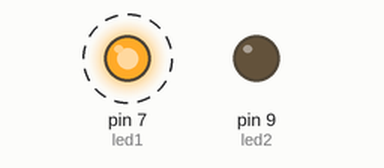
The sketch below on a simulated Arduino Uno, built with avr-gcc and run on an emulated ATmega328P. Shown: output pins drawn as LEDs (lit = HIGH). Dashed ring = blinking.

Above: at 0.12 s.
Timing chart, 0 to 3.0 s (numbered marks = the images above):
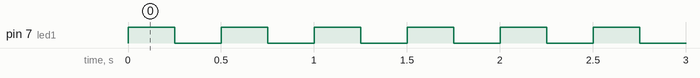

The sketch:

millis_blinker_2Hz.ino
```cpp
int led1 = 7;
int led2 = 9;

int inp1 = 4;

int freq = 2;//Hz
int period = 1000 / freq;//ms

void setup() {
  pinMode(inp1, INPUT_PULLUP);

  pinMode(led1, OUTPUT);
  pinMode(led2, OUTPUT);
}

void loop() {
  if (millis() % period < period / 2) {
    ledOn(led1);
  } else {
    ledOff(led1);
  }
}

void ledOn(int ledID) {
  digitalWrite(ledID, HIGH);
}

void ledOff(int ledID) {
  digitalWrite(ledID, LOW);
}
```

Measured:
- by itself, pin 7 (led1): alternates HIGH for 0.25 s and LOW for 0.25 s
